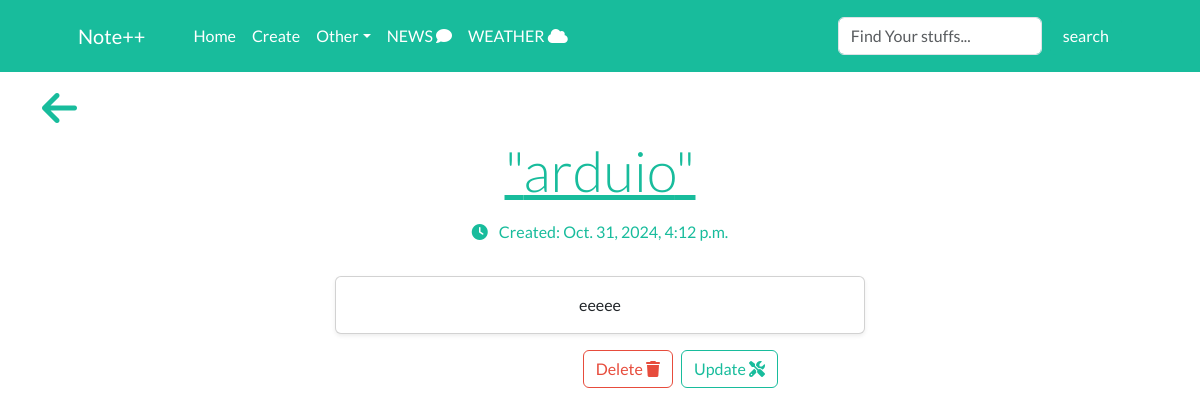
Page /note/9/ (signed in) on the committed database.
### core/models.py (models this page shows, shortened)
class Note(models.Model):
    title = models.CharField(max_length=200)
    content = models.TextField(null=True, blank=True)
    created = models.DateTimeField(auto_now_add=True)
    course = models.ForeignKey(Course, on_delete=models.CASCADE)

### core/views.py (the view)
# urls.py: path('note/<int:pk>/', DetailNote, name='DetailNote'),
@login_required
def DetailNote(request, pk):
    note = Note.objects.get(id=pk)
    course = note.course
    if note.course.author == request.user:
        context = {'note':note, 'course':course}
        return render(request, 'core/note/detail.html', context)

### core/templates/core/note/detail.html (shortened to what this page needs)
{% extends 'core/admin/base.html' %}
{% load static %}
    {% block content %}
    <div class="container">
        <div class="row mt-3">
            <div class="col-md-4">
                <a href="{% url 'CourseDetail' course.pk  %}"><i class="fa fa-arrow-left display-6 text-success"></i></a>
            </div>
        </div>
        <div class="row mt-2  justify-content-center">
            <div class=" col-md-7 d-flex align-items-center justify-content-center">
                <h4 class=" text-center display-4 text-success text-decoration-underline">"{{note.title}}"</h4>
            </div>
        </div>
        <div class="row justify-content-center mt-2">
            <div class="col text-center">
                <span class='text-success'><i class="fa fa-clock me-2"></i> Created: {{note.created}}</span>
            </div>
        </div>
        <div class="row justify-content-center mt-3 p-3">
            <div class="col-md-6">
                <div class="card shadow-sm text-center">
                    <p class="m-3">{{note.content}}</p>
                </div>
            </div>
        </div>
        <div class="row justify-content-center ">
            <div class="col-md-4 d-flex gap-2 justify-content-end">
                <a href="{% url 'DeleteNote' note.id %}" class="btn btn-outline-danger" data-bs-toggle="modal" data-bs-target="#exampleModal">Delete <i class="fa fa-trash"></i></a>
                <a href="{% url 'UpdateNote' note.id %}" class="btn btn-outline-success">Update <i class="fa fa-screwdriver-wrench"></i></a>
            </div>
        </div>
    </div>
    {% endblock %}

### rows in the picture
Note: title "arduio", created "Oct. 31, 2024, 4:12 p.m.", content "eeeee"
